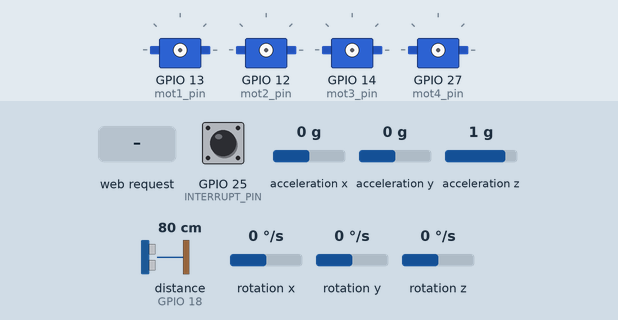
Bench run of a sketch on a simulated ESP32. Shown: 4 × servo. The test bench sets the inputs (shaded band); at power-on: distance to the obstacle (sensor on GPIO 18) 80 cm, GPIO 25 (INTERRUPT_PIN) HIGH, acceleration x 0 g, acceleration y 0 g, acceleration z 1 g, rotation x 0 °/s, rotation y 0 °/s, rotation z 0 °/s. The echo pulse lasts 58.3 µs per cm; storage starts empty; the sensor or clock chip raises its interrupt line as the real part does; what the sketch prints to the serial monitor is not drawn.

Above: at 0.1 s.
At 15.7 s:
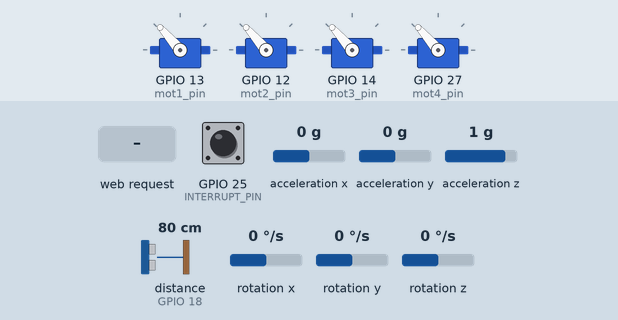
15.8 s: HTTP request GET /kill received
At 16.2 s:
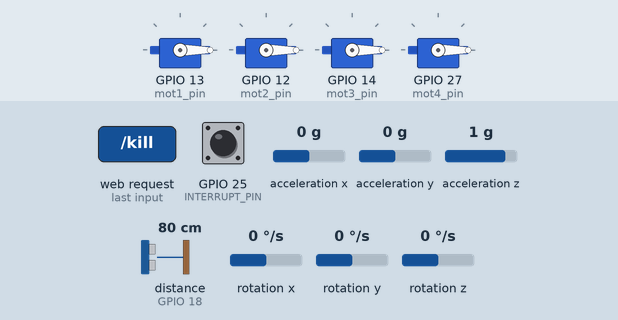
17.3 s: distance to the obstacle (sensor on GPIO 18) set to 35 cm
Timing chart, 0 to 20.3 s (numbered marks = the images above; inputs shaded):
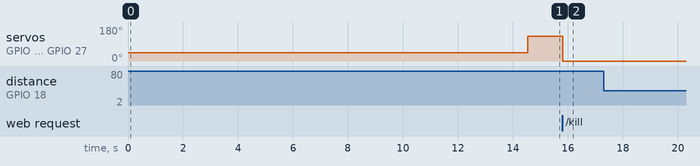

The sketch:

ManualFly_with_Joystick_constrain.ino
```cpp
#include <WiFi.h>
#include <WebServer.h>
#include <DNSServer.h>
#include <LittleFS.h>
#include <ESP32Servo.h>
#include "I2Cdev.h"
#include "MPU6050_6Axis_MotionApps612.h"
#include <PID_v1.h>  // Include PID Library

#if I2CDEV_IMPLEMENTATION == I2CDEV_ARDUINO_WIRE
#include "Wire.h"
#endif

MPU6050 mpu;
#define INTERRUPT_PIN 25

// PID Variables for Yaw, Pitch, and Roll
double setpointYaw = 0.0, setpointPitch = 0.0, setpointRoll = 0.0;
double inputYaw, inputPitch, inputRoll;
double outputYaw, outputPitch, outputRoll;
const int trigPin = 5;
const int echoPin = 18;

  // PID tuning parameters (adjust as needed)
  double Kp = 1.5,
         Ki = 0.05, Kd = 0.1;

// Create PID objects
PID pidYaw(&inputYaw, &outputYaw, &setpointYaw, Kp, Ki, Kd, DIRECT);
PID pidPitch(&inputPitch, &outputPitch, &setpointPitch, Kp, Ki, Kd, DIRECT);
PID pidRoll(&inputRoll, &outputRoll, &setpointRoll, Kp, Ki, Kd, DIRECT);

// MPU variables
bool dmpReady = false;
uint8_t devStatus;
uint16_t packetSize;
uint8_t fifoBuffer[64];

Quaternion q;
VectorFloat gravity;
float ypr[3];

// Interrupt detection
volatile bool mpuInterrupt = false;


// WiFi Access Point
const char *ssid = "QuadcopterControl";
const char *password = NULL;

const int webPort = 80;
WebServer server(webPort);
DNSServer dnsServer;
bool kill_switch = false;
// ESC & Motors
Servo mot1, mot2, mot3, mot4;
const int mot1_pin = 13;
const int mot2_pin = 12;
const int mot3_pin = 14;
const int mot4_pin = 27;
int motor1, motor2, motor3, motor4;
const int minPWM = 1000, maxPWM = 2000, basePWM = 1500;
// Structure to hold joystick values
struct JoystickData {
  int roll;
  int pitch;
  int throttle;
  int yaw;
};

JoystickData joystick = { 500, 500, 1500, 500 };  // Neutral Position

// Motor Speeds
int m1_speed = 1000, m2_speed = 1000, m3_speed = 1000, m4_speed = 1000;
void dmpDataReady() {
  mpuInterrupt = true;
}
// ESC Calibration
void escCalibration() {
  Serial.println("Starting ESC Calibration...");
  mot1.writeMicroseconds(2000);
  mot2.writeMicroseconds(2000);
  mot3.writeMicroseconds(2000);
  mot4.writeMicroseconds(2000);
  delay(7000);
  mot1.writeMicroseconds(1000);
  mot2.writeMicroseconds(1000);
  mot3.writeMicroseconds(1000);
  mot4.writeMicroseconds(1000);
  Serial.println("ESC Calibration Complete!");
  delay(7000);
}

void handleJoystick() {
  if (server.args() == 4) {
    joystick.roll = server.arg("roll").toInt();
    joystick.pitch = server.arg("pitch").toInt();
    joystick.throttle = server.arg("throttle").toInt();
    joystick.yaw = server.arg("yaw").toInt();

    // ✅ Fix: Keep throttle within the correct range without incorrect mapping
    joystick.throttle = constrain(joystick.throttle, 1000, 2000);

    server.send(200, "text/plain", "OK");
  } else {
    server.send(400, "text/plain", "Invalid Request");
  }
}
// Serve web interface files
void handleFileServer() {
  String path = server.uri();
  if (path == "/") path = "/index.html";

  String contentType = "text/html";
  if (LittleFS.exists(path)) {
    File file = LittleFS.open(path, "r");
    server.streamFile(file, contentType);
    file.close();
  } else {
    server.send(404, "text/plain", "NOT FOUND");
  }
}

// Send motor speeds to web UI
void handleMotorSpeed() {
  String json = "{";
  json += "\"m1\":" + String(m1_speed) + ",";
  json += "\"m2\":" + String(m2_speed) + ",";
  json += "\"m3\":" + String(m3_speed) + ",";
  json += "\"m4\":" + String(m4_speed) + "}";
  server.send(200, "application/json", json);
}

void updateMotors() {
  if (kill_switch) {
    return;
  }
  int baseThrottle = joystick.throttle;
  baseThrottle = constrain(baseThrottle, 1000, 2000);

  int rollEffect = map(joystick.roll, 0, 1000, -300, 300);
  int pitchEffect = map(joystick.pitch, 0, 1000, -300, 300);
  int yawEffect = map(joystick.yaw, 0, 1000, -300, 300);

  // ✅ Set all motors to base throttle initially
  m1_speed = baseThrottle;
  m2_speed = baseThrottle;
  m3_speed = baseThrottle;
  m4_speed = baseThrottle;
  if (pitchEffect > 0) {
    // **Pitch Down:** Increase rear motors (M3 & M4)
    m1_speed = baseThrottle;
    m2_speed = baseThrottle;
    m3_speed += pitchEffect;
    m4_speed += pitchEffect;
  } else if (pitchEffect < 0) {
    // **Pitch Up:** Increase front motors (M1 & M2)
    m3_speed = baseThrottle;
    m4_speed = baseThrottle;
    m1_speed -= pitchEffect;
    m2_speed -= pitchEffect;
  } else if (rollEffect > 0) {
    // **Roll Right:** Increase right motors (M2 & M4)
    m2_speed = baseThrottle;
    m3_speed = baseThrottle;
    m1_speed += rollEffect;
    m4_speed += rollEffect;
  } else if (rollEffect < 0) {
    // **Roll Left:** Increase left motors (M1 & M3)
    m1_speed = baseThrottle;
    m4_speed = baseThrottle;
    m2_speed -= rollEffect;
    m3_speed -= rollEffect;
  }

  // ✅ Yaw Control
  else if (yawEffect > 0) {
    // **Yaw Right:** Increase M1 & M3, decrease M2 & M4
    m1_speed += yawEffect;
    m3_speed += yawEffect;
    m2_speed -= yawEffect;
    m4_speed -= yawEffect;
  } else if (yawEffect < 0) {
    // **Yaw Left:** Increase M2 & M4, decrease M1 & M3
    m2_speed += -yawEffect;
    m4_speed += -yawEffect;
    m1_speed -= -yawEffect;
    m3_speed -= -yawEffect;
  }

  // ✅ Read Yaw, Pitch, and Roll as input for PID
  inputYaw = ypr[0] * 180 / M_PI;
  inputPitch = ypr[1] * 180 / M_PI;
  inputRoll = ypr[2] * 180 / M_PI;

  // Compute PID outputs
  pidYaw.Compute();
  pidPitch.Compute();
  pidRoll.Compute();

  motor1 = constrain(basePWM + outputPitch - outputRoll + outputYaw, minPWM, maxPWM);
  motor2 = constrain(basePWM + outputPitch + outputRoll - outputYaw, minPWM, maxPWM);
  motor3 = constrain(basePWM - outputPitch - outputRoll - outputYaw, minPWM, maxPWM);
  motor4 = constrain(basePWM - outputPitch + outputRoll + outputYaw, minPWM, maxPWM);

  Serial.print("Motor1: ");
  Serial.print(motor1);
  Serial.print(" | Motor2: ");
  Serial.print(motor2);
  Serial.print(" | Motor3: ");
  Serial.print(motor3);
  Serial.print(" | Motor4: ");
  Serial.print(motor4);


  // ✅ Ensure motor speeds stay within ESC range (1000-2000)
  m1_speed = constrain(m1_speed, 900, 1700);
  m2_speed = constrain(m2_speed, 900, 1700);
  m3_speed = constrain(m3_speed, 900, 1700);
  m4_speed = constrain(m4_speed, 900, 1700);

  // ✅ Send values to motors
  mot1.writeMicroseconds(m1_speed);
  mot2.writeMicroseconds(m2_speed);
  mot3.writeMicroseconds(m3_speed);
  mot4.writeMicroseconds(m4_speed);

  Serial.print("  M1: ");
  Serial.print(m1_speed);
  Serial.print(" | M2: ");
  Serial.print(m2_speed);
  Serial.print(" | M3: ");
  Serial.print(m3_speed);
  Serial.print(" | M4: ");
  Serial.print(m4_speed);
}

void handleKillSwitch() {
  m1_speed = 0;
  m2_speed = 0;
  m3_speed = 0;
  m4_speed = 0;
  kill_switch = true;
  mot1.writeMicroseconds(0);
  mot2.writeMicroseconds(0);
  mot3.writeMicroseconds(0);
  mot4.writeMicroseconds(0);

  Serial.println("Kill switch activated! Motors stopped.");
  server.send(200, "text/plain", "Motors Stopped");
}

// Setup function
void setup() {
  Serial.begin(115200);
  escCalibration();

  if (!LittleFS.begin()) {
    Serial.println("Failed to mount LittleFS!");
    while (true)
      ;
  }

  WiFi.softAP(ssid, password);
  Serial.print("AP IP: ");
  Serial.println(WiFi.softAPIP());

  dnsServer.start(53, "*", WiFi.softAPIP());
  server.on("/joystick", HTTP_GET, handleJoystick);
  server.on("/motorspeed", HTTP_GET, handleMotorSpeed);
  server.on("/kill", HTTP_GET, handleKillSwitch);
  // New endpoint
  server.on("/", handleFileServer);
  server.begin();
  Serial.println("Web Server Started");
  Wire.begin();
  Wire.setClock(100000);

  pinMode(INTERRUPT_PIN, INPUT_PULLUP);

  Serial.println(F("Initializing I2C devices..."));
  mpu.initialize();

  Serial.println(F("Testing device connections..."));
  Serial.println(mpu.testConnection() ? F("MPU6050 connection successful") : F("MPU6050 connection failed"));
  pinMode(trigPin, OUTPUT);
  pinMode(echoPin, INPUT);

  Serial.println(F("Initializing DMP..."));
  devStatus = mpu.dmpInitialize();

  mpu.setXGyroOffset(51);
  mpu.setYGyroOffset(8);
  mpu.setZGyroOffset(21);
  mpu.setXAccelOffset(1150);
  mpu.setYAccelOffset(-50);
  mpu.setZAccelOffset(1060);

  if (devStatus == 0) {
    mpu.CalibrateAccel(6);
    mpu.CalibrateGyro(6);
    Serial.println();
    mpu.PrintActiveOffsets();

    Serial.println(F("Enabling DMP..."));
    mpu.setDMPEnabled(true);
    attachInterrupt(digitalPinToInterrupt(INTERRUPT_PIN), dmpDataReady, RISING);
    Serial.println(F("DMP ready! Waiting for first interrupt..."));
    dmpReady = true;
    packetSize = mpu.dmpGetFIFOPacketSize();
  } else {
    Serial.print(F("DMP Initialization failed (code "));
    Serial.print(devStatus);
    Serial.println(F(")"));
  }

  // Initialize PIDs
  pidYaw.SetMode(AUTOMATIC);
  pidPitch.SetMode(AUTOMATIC);
  pidRoll.SetMode(AUTOMATIC);

  pidYaw.SetOutputLimits(-255, 255);
  pidPitch.SetOutputLimits(-255, 255);
  pidRoll.SetOutputLimits(-255, 255);
  ESP32PWM::allocateTimer(0);
  ESP32PWM::allocateTimer(1);
  ESP32PWM::allocateTimer(2);
  ESP32PWM::allocateTimer(3);

  mot1.attach(mot1_pin, 700, 1800);
  mot2.attach(mot2_pin, 700, 1800);
  mot3.attach(mot3_pin, 700, 1800);
  mot4.attach(mot4_pin, 700, 1800);
}

// Loop function
void loop() {
  server.handleClient();
  dnsServer.processNextRequest();
  updateMotors();
  // Serial.println(kill_switch);
  digitalWrite(trigPin, LOW);
  delayMicroseconds(2);

  // Trigger the sensor by sending a 10us HIGH pulse:
  digitalWrite(trigPin, HIGH);
  delayMicroseconds(10);
  digitalWrite(trigPin, LOW);

  // Measure the length of the echo pulse:
  long duration = pulseIn(echoPin, HIGH);

  // Calculate the distance in centimeters:
  // Sound speed ~343 m/s -> 29.1 us per centimeter round trip (~58 us per cm for the pulse time).
  float distance = duration / 58.0;

  Serial.print("   Distance: ");
  Serial.print(distance);
  Serial.println(" cm");


  if (!dmpReady) return;

  if (mpu.dmpGetCurrentFIFOPacket(fifoBuffer)) {
    mpu.dmpGetQuaternion(&q, fifoBuffer);
    mpu.dmpGetGravity(&gravity, &q);
    mpu.dmpGetYawPitchRoll(ypr, &q, &gravity);
  }
  // delay(100);
}
```

Measured:
- after the input at 15.8 s, servo on GPIO 13 (mot1_pin), servo on GPIO 12 (mot2_pin), servo on GPIO 14 (mot3_pin), servo on GPIO 27 (mot4_pin): 131° → 0° at once
- after the input at 17.3 s, every drawn part: stays the same
